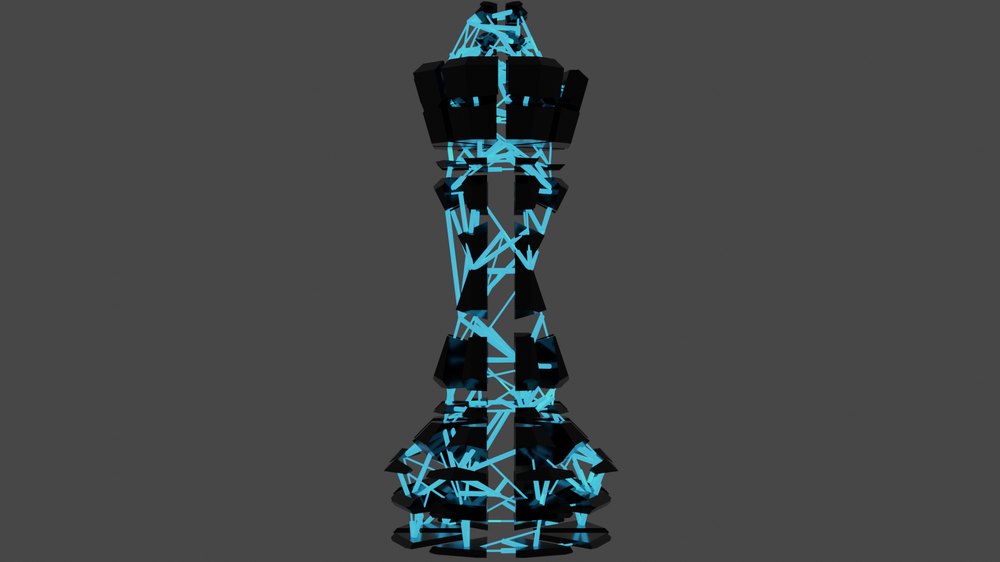
#> input picture ChessPiece.png, 1000 x 562 px, shrunk from 1920 x 1080 before the run; its folder holds only this picture in this run
$ python -i imageMasks.py   (imports and definitions only)
#> lines starting #> are read from the running program, lines starting #| are printed output that depends on the picture
import cv2
import numpy as np
import os

def red_mask_intensity(image_path, output_dir):
    # Read the original image
#> called with image_path = 'ChessPiece.png', output_dir = 'out.png'
    image = cv2.imread(image_path)
#> image is the input picture: shape (562, 1000, 3); mean B, G, R 70.7, 69.7, 65.9

    if image is None:
        print(f"Error: Could not read the image {image_path}.")
        return

    image_rgb = cv2.cvtColor(image, cv2.COLOR_BGR2RGB)

    lower_red = np.array([100, 0, 0])
    upper_red = np.array([255, 100, 100])

    mask = cv2.inRange(image_rgb, lower_red, upper_red)
#> mask: shape (562, 1000); every value is 0

    green_channel = image_rgb[:, :, 1]
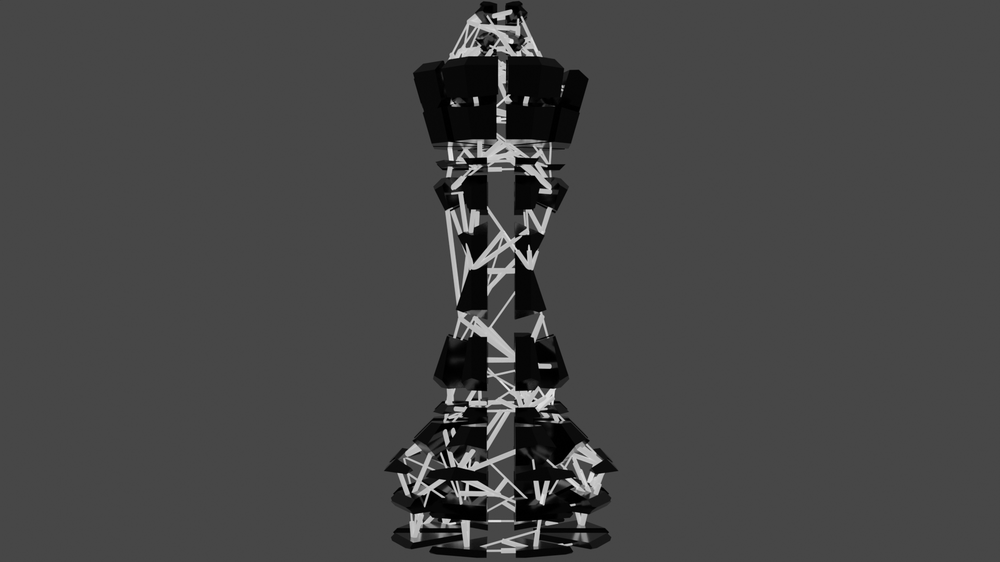
#> green_channel: shape (562, 1000); min 0, max 244, mean 69.7
    blue_channel = image_rgb[:, :, 2]
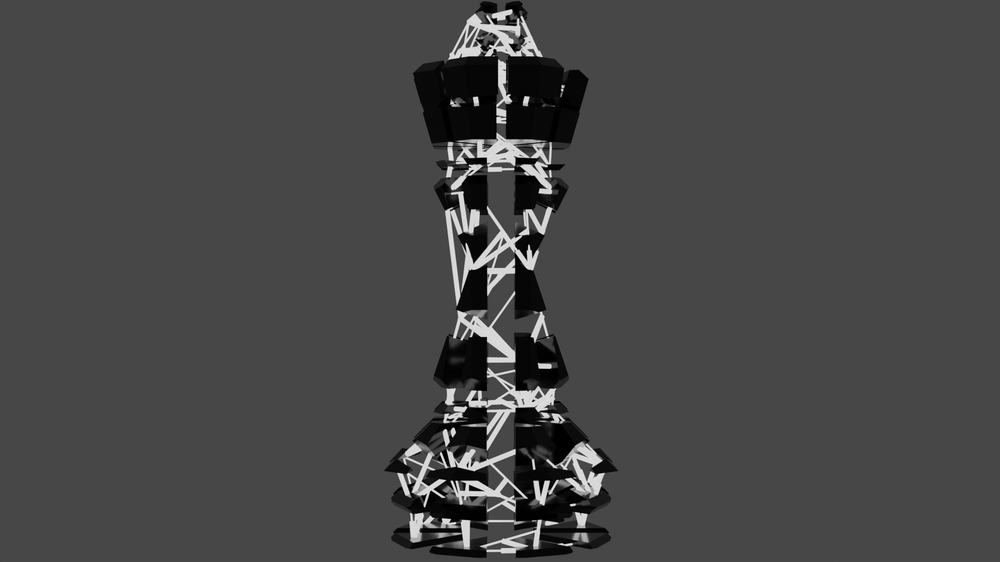
#> blue_channel: shape (562, 1000); min 0, max 241, mean 70.7

    gray_mask = cv2.cvtColor(mask, cv2.COLOR_GRAY2BGR)
#> gray_mask: shape (562, 1000, 3); every value is 0
    gray_mask_float = gray_mask.astype(np.float32)
#> gray_mask_float: shape (562, 1000, 3) float32; every value is 0

    gray_mask_float /= 255.0

    filename = os.path.splitext(os.path.basename(image_path))[0]

    output_path = os.path.join(output_dir, filename + '.jpg')
    cv2.imwrite(output_path, (gray_mask_float * 255).astype(np.uint8))
    print(f"Grayscale intensity mask saved to {output_path}")

input_dir = 'RawImages'
output_dir = 'MaskImages'
# [7 lines not run here, left out]

>>> result = red_mask_intensity('ChessPiece.png', 'out.png')
